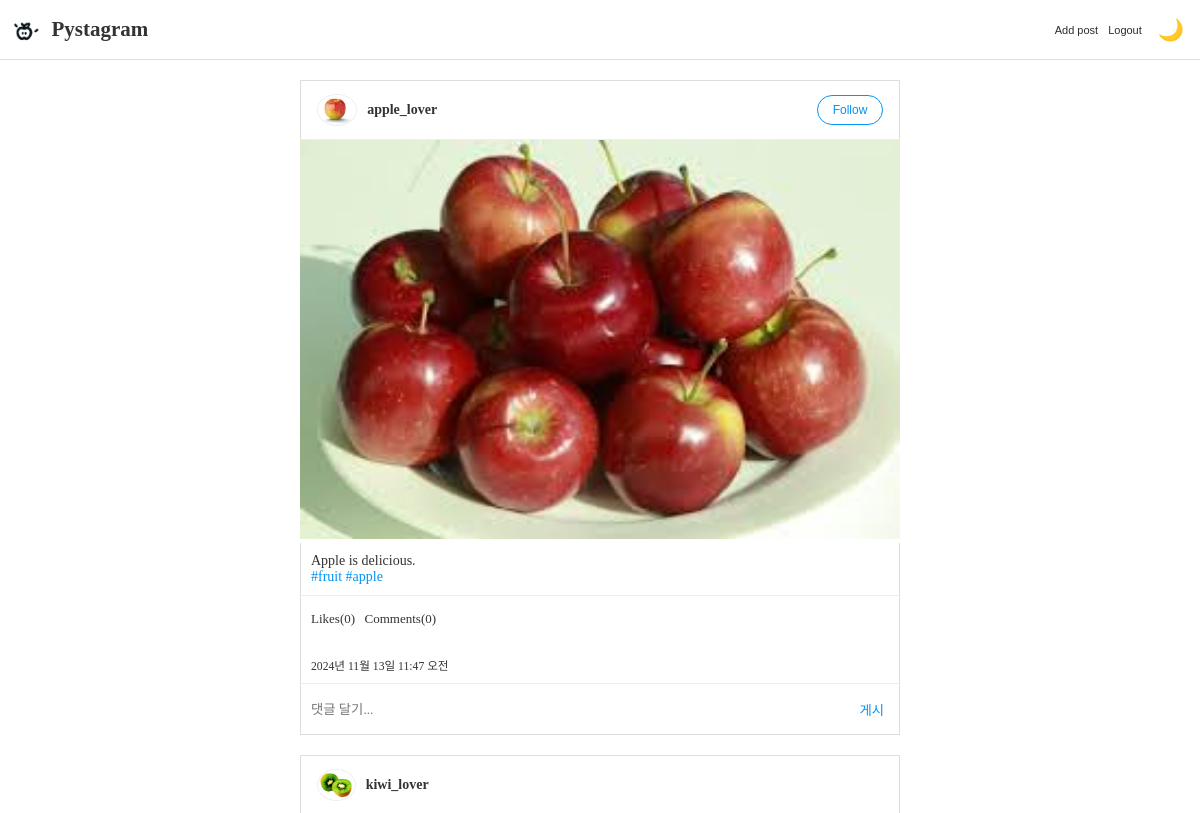
/posts/feeds/ (signed in, upper part), run on an earlier commit of the app's database.
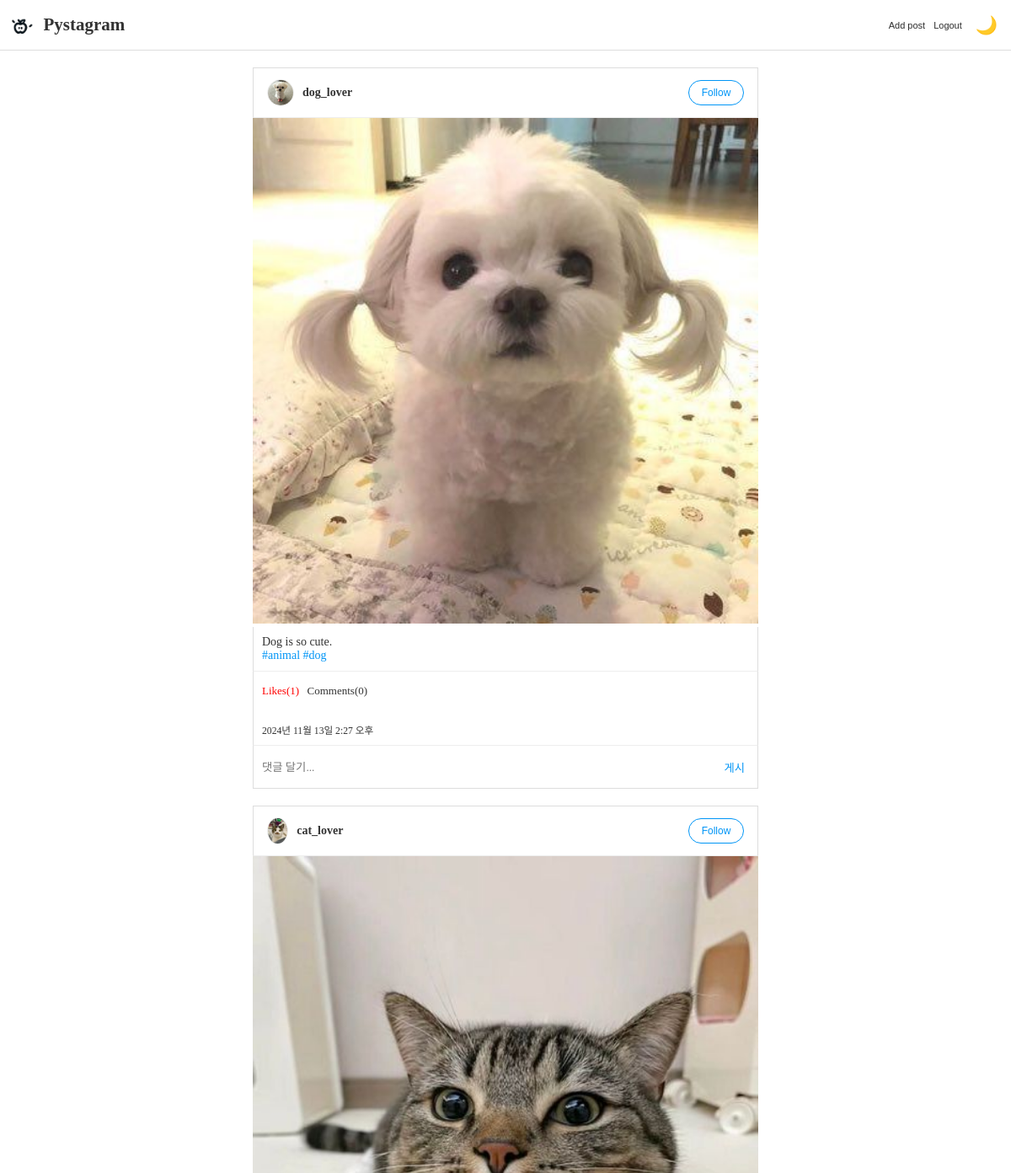
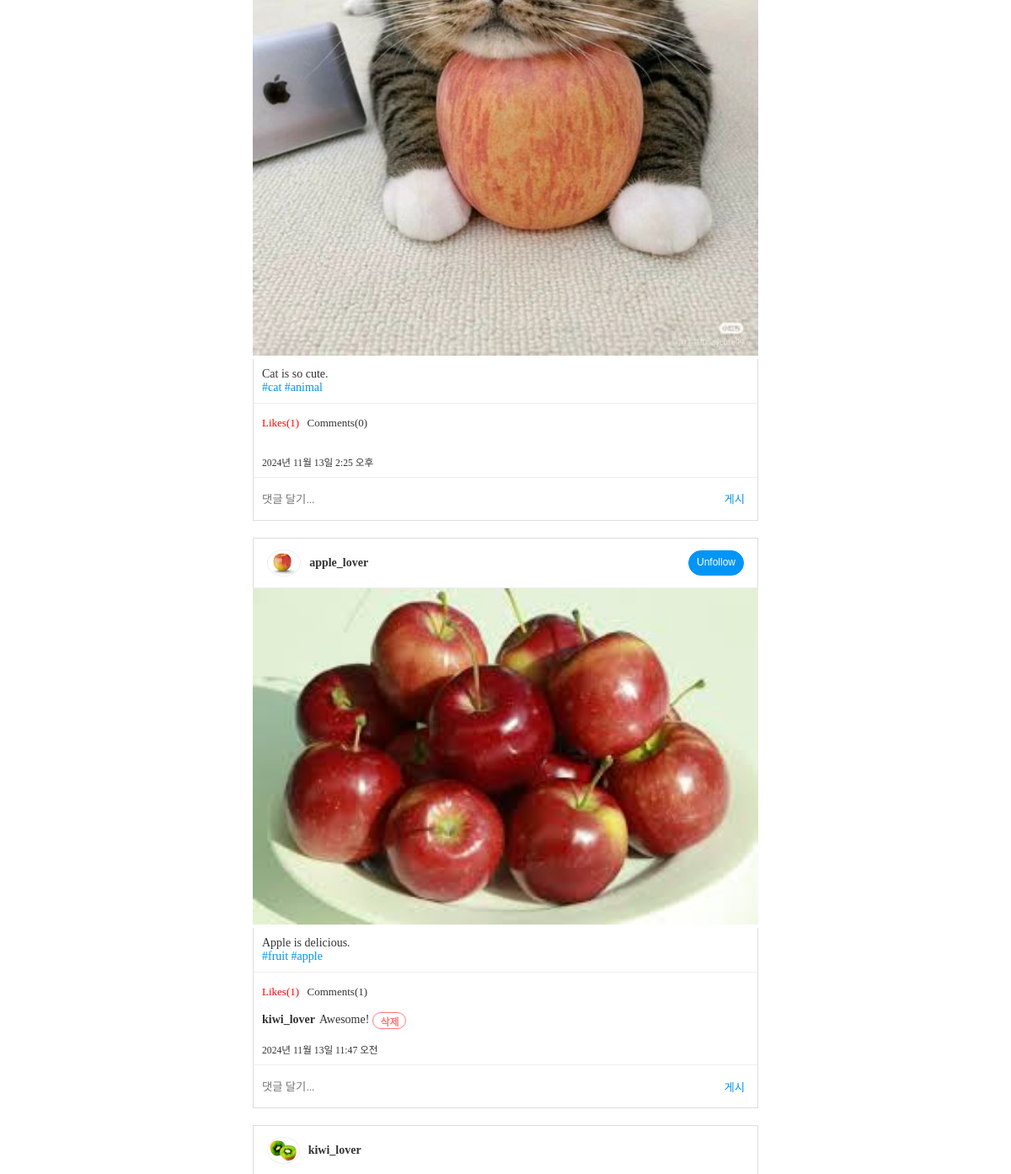
And on a later commit of the database (2 pictures, top to bottom).
### posts/models.py (models this page shows, shortened)
class Post(models.Model):
    user = models.ForeignKey(
        "users.User",
        verbose_name="작성자",
        on_delete=models.CASCADE,
    )
    content = models.TextField("내용")
    created = models.DateTimeField("생성일시", auto_now_add=True)
    tags = models.ManyToManyField("posts.HashTag", verbose_name="해시태그 목록", blank=True)

class PostImage(models.Model):
    post = models.ForeignKey(
        Post,
        verbose_name = "포스트",
        on_delete=models.CASCADE,
    )
    photo = models.ImageField("사진", upload_to="post")

class HashTag(models.Model):
    name = models.CharField("태그명", max_length=50)

class Comment(models.Model):
    user = models.ForeignKey(
        "users.User",
        verbose_name="작성자",
        on_delete=models.CASCADE,
    )
    post = models.ForeignKey(Post, verbose_name="포스트", on_delete=models.CASCADE)
    content = models.TextField("내용")
    created = models.DateTimeField("생성일시", auto_now_add=True)

### users/models.py (models this page shows, shortened)
class User(AbstractUser):
    profile_image = models.ImageField(
        "프로필 이미지", upload_to="users/profile", blank=True
    )
    short_description = models.TextField("소개글", blank=True)
    like_posts = models.ManyToManyField(
        "posts.Post",
        verbose_name="좋아요 누른 Post 목록",
        related_name="like_users",
        blank=True,
    )
    following = models.ManyToManyField(
        "self",
        verbose_name="팔로우 중인 사용자들",
        related_name="followers",
        symmetrical=False,
        through="users.Relationship",
    )

### posts/views.py (the view)
# urls.py: path("feeds/", feeds, name="feeds"),
def feeds(request):
    if not request.user.is_authenticated:
        return redirect("users:login")
    posts = Post.objects.all().order_by('-created')
    comment_form = CommentForm()
    context = {"posts": posts,
               "comment_form" : comment_form,}
    return render(request, 'posts/feeds.html', context)

### posts/forms.py
class CommentForm(forms.ModelForm):
    class Meta:
        model = Comment
        fields = [
            "post",
            "content",
        ]
        widgets = {
            "content":forms.Textarea(
                attrs={
                    "placeholder": "댓글 달기...",
                }
            )
        }

### posts/templatetags/custom_tags.py (called while the page is built)
@register.filter
def concat(value, arg):
    return f"{value}{arg}"

### templates/posts/feeds.html
{% extends 'base_slider.html' %}
{% load custom_tags %}
{% block content %}
{% include 'nav.html' %}
    <div id="feeds" class="post-container">
        {% for post in posts %}
            {% url 'posts:feeds' as action_redirect_to %}
            {% include 'posts/post.html' with action_redirect_url=action_redirect_to|concat:'#post-'|concat:post.id %}
        {% endfor %}
    </div>
{% endblock %}

### templates/posts/post.html (shortened to what this page needs)
<article id="post-{{ post.id }}" class="post">
    <header class="post-header">
        <a href="{% url 'users:profile' user_id=post.user.id %}">
            {% if post.user.profile_image %}
                <img src="{{ post.user.profile_image.url }}" alt="">
            {% endif %}
            <span>{{ post.user.username }}</span>
        </a>
        {% if user != post.user %}
            <form action="{% url 'users:follow' user_id=post.user.id %}?next={{ action_redirect_url }}" method="POST">
                <button type="submit" class="btn btn-primary {% if post.user in user.following.all %}active{% endif %}">
                    {% if post.user in user.following.all %}
                        Unfollow
                    {% else %}
                        Follow
                    {% endif %}
                </button>
            </form>
        {% endif %}
    </header>
    <div class="post-images splide">
        <div class="splide__track">
            <ul class="splide__list">
                {% for image in post.postimage_set.all %}
                    {% if image.photo %}
                    <li class="splide__slide">
                        <img src="{{ image.photo.url }}">
                    </li>
                    {% endif %}
                {% endfor %}
            </ul>
        </div>
    </div>
    <div class="post-content">
        {{ post.content|linebreaksbr }}
        <div class="post-tags">
            {% for tag in post.tags.all %}
                <a href="{% url 'posts:tags' tag_name=tag.name %}">#{{ tag.name }}</a>
            {% endfor %}
        </div>
    </div>
    <div class="post-buttons">
        <form action="{% url 'posts:post_like' post_id=post.id %}?next={{ action_redirect_url }}" method="POST">
            <button type="submit"
            {% if user in post.like_users.all %}
                style = "color: red;"
            {% endif%}>
                Likes({{ post.like_users.count }})
            </button>
    </form>
        <span>Comments({{ post.comment_set.count }})</span>
    </div>
    <div class="post-comments">
        <ul>
        {% for comment in post.comment_set.all %}
            <li>
                <span>{{ comment.user.username }}</span>
                <span>{{ comment.content }}</span>
                {% if user == comment.user %}
                    <form method="POST" action="{% url 'posts:comment_delete' comment_id=comment.id %}">
                        <button type="submit">삭제</button>
                    </form>
                {% endif %}
            </li>
        {% endfor %}
        </ul>
    </div>
    <small>{{ post.created }}</small>
    <div class="post-comment-create">
        <form method="POST" action="{% url 'posts:comment_add' %}?next={{ action_redirect_url }}">
            {{ comment_form.content }}
            <button type="submit">게시</button>
        </form>
    </div>
</article>

What changed in the data, as far as the page shows it:
added Post: user.profile_image (picture), user.username "dog_lover", shows "Follow", content "Dog is so cute.", like_users.count "1", comment_set.count "0", created "2024년 11월 13일 2:27 오후"
added PostImage: photo (picture), shown under "dog_lover"
added HashTag: name "animal"
added HashTag: name "dog", shown under "dog_lover"
added Post: user.profile_image (picture), user.username "cat_lover", shows "Follow", content "Cat is so cute.", like_users.count "1", comment_set.count "0", created "2024년 11월 13일 2:25 오후"
added PostImage: photo (picture), shown under "cat_lover"
added HashTag: name "cat", shown under "cat_lover"
computed for Post "Apple is delicious.": like_users.count "0" → "1"; comment_set.count "0" → "1"; text "Follow" → "Unfollow"
added Comment: user.username "kiwi_lover", content "Awesome!", shows "삭제", shown under Post "Apple is delicious."
